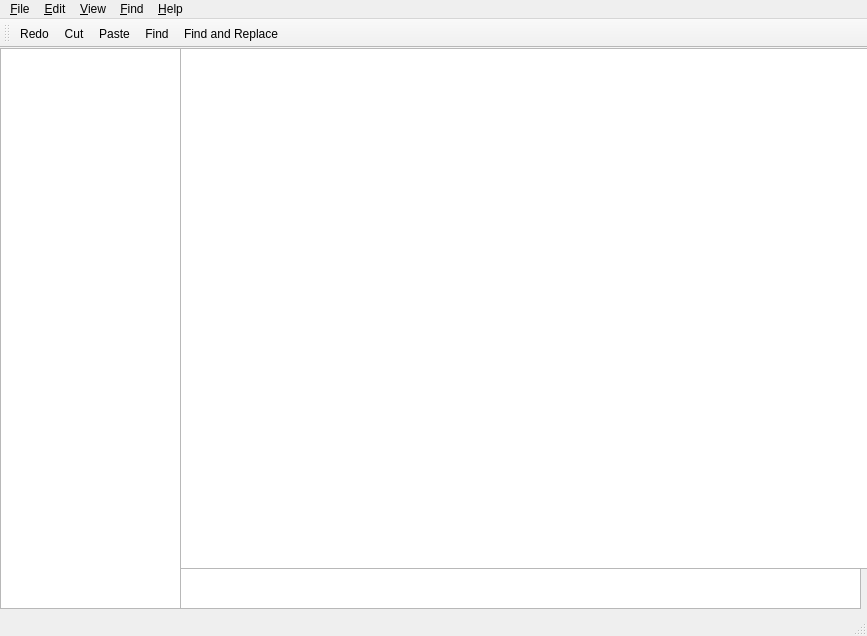
<?xml version="1.0" encoding="UTF-8"?>
<ui version="4.0">
 <class>MainWindow</class>
 <widget class="QMainWindow" name="MainWindow">
  <property name="geometry">
   <rect>
    <x>0</x>
    <y>0</y>
    <width>867</width>
    <height>636</height>
   </rect>
  </property>
  <property name="windowTitle">
   <string>MainWindow</string>
  </property>
  <widget class="QWidget" name="centralwidget">
   <widget class="QTextEdit" name="textEdit">
    <property name="geometry">
     <rect>
      <x>180</x>
      <y>0</y>
      <width>691</width>
      <height>521</height>
     </rect>
    </property>
   </widget>
   <widget class="QTextEdit" name="textEdit_2">
    <property name="geometry">
     <rect>
      <x>180</x>
      <y>520</y>
      <width>681</width>
      <height>41</height>
     </rect>
    </property>
   </widget>
   <widget class="QTreeView" name="treeView">
    <property name="geometry">
     <rect>
      <x>0</x>
      <y>0</y>
      <width>181</width>
      <height>561</height>
     </rect>
    </property>
   </widget>
  </widget>
  <widget class="QMenuBar" name="menubar">
   <property name="geometry">
    <rect>
     <x>0</x>
     <y>0</y>
     <width>867</width>
     <height>21</height>
    </rect>
   </property>
   <widget class="QMenu" name="menu_File">
    <property name="title">
     <string>&amp;File</string>
    </property>
    <addaction name="action_open"/>
    <addaction name="action_Open_File"/>
    <addaction name="action_Open_Folder"/>
    <addaction name="separator"/>
    <addaction name="action_Svae"/>
    <addaction name="action_Save_As"/>
    <addaction name="separator"/>
    <addaction name="action_Quit"/>
   </widget>
   <widget class="QMenu" name="menu_Edit">
    <property name="title">
     <string>&amp;Edit</string>
    </property>
    <addaction name="action_Undo"/>
    <addaction name="action_Redo"/>
    <addaction name="separator"/>
    <addaction name="action_Cut"/>
    <addaction name="action_Copy"/>
    <addaction name="action_Paste"/>
   </widget>
   <widget class="QMenu" name="menu_View">
    <property name="title">
     <string>&amp;View</string>
    </property>
   </widget>
   <widget class="QMenu" name="menuSelection">
    <property name="title">
     <string>&amp;Find</string>
    </property>
    <addaction name="action_Find"/>
    <addaction name="action_Find_and_Replace"/>
   </widget>
   <widget class="QMenu" name="menu_Help">
    <property name="title">
     <string>&amp;Help</string>
    </property>
   </widget>
   <addaction name="menu_File"/>
   <addaction name="menu_Edit"/>
   <addaction name="menu_View"/>
   <addaction name="menuSelection"/>
   <addaction name="menu_Help"/>
  </widget>
  <widget class="QStatusBar" name="statusbar"/>
  <widget class="QToolBar" name="toolBar">
   <property name="windowTitle">
    <string>toolBar</string>
   </property>
   <attribute name="toolBarArea">
    <enum>TopToolBarArea</enum>
   </attribute>
   <attribute name="toolBarBreak">
    <bool>false</bool>
   </attribute>
   <addaction name="action_Redo"/>
   <addaction name="action_Cut"/>
   <addaction name="action_Paste"/>
   <addaction name="action_Find"/>
   <addaction name="action_Find_and_Replace"/>
  </widget>
  <action name="action_open">
   <property name="text">
    <string>&amp;New File</string>
   </property>
  </action>
  <action name="action_Open_File">
   <property name="text">
    <string>&amp;Open File</string>
   </property>
  </action>
  <action name="action_Open_Folder">
   <property name="text">
    <string>&amp;Open Folder</string>
   </property>
  </action>
  <action name="action_Svae">
   <property name="text">
    <string>&amp;Save</string>
   </property>
  </action>
  <action name="action_Save_As">
   <property name="text">
    <string>&amp;Save As</string>
   </property>
  </action>
  <action name="action_Quit">
   <property name="text">
    <string>&amp;Quit</string>
   </property>
  </action>
  <action name="action_Undo">
   <property name="text">
    <string>&amp;Undo</string>
   </property>
  </action>
  <action name="action_Redo">
   <property name="text">
    <string>&amp;Redo</string>
   </property>
  </action>
  <action name="action_Cut">
   <property name="text">
    <string>&amp;Cut</string>
   </property>
  </action>
  <action name="action_Copy">
   <property name="text">
    <string>&amp;Copy</string>
   </property>
  </action>
  <action name="action_Paste">
   <property name="text">
    <string>&amp;Paste</string>
   </property>
  </action>
  <action name="action_Find">
   <property name="text">
    <string>&amp;Find</string>
   </property>
  </action>
  <action name="action_Find_and_Replace">
   <property name="text">
    <string>&amp;Find and Replace</string>
   </property>
  </action>
 </widget>
 <resources/>
 <connections/>
</ui>
